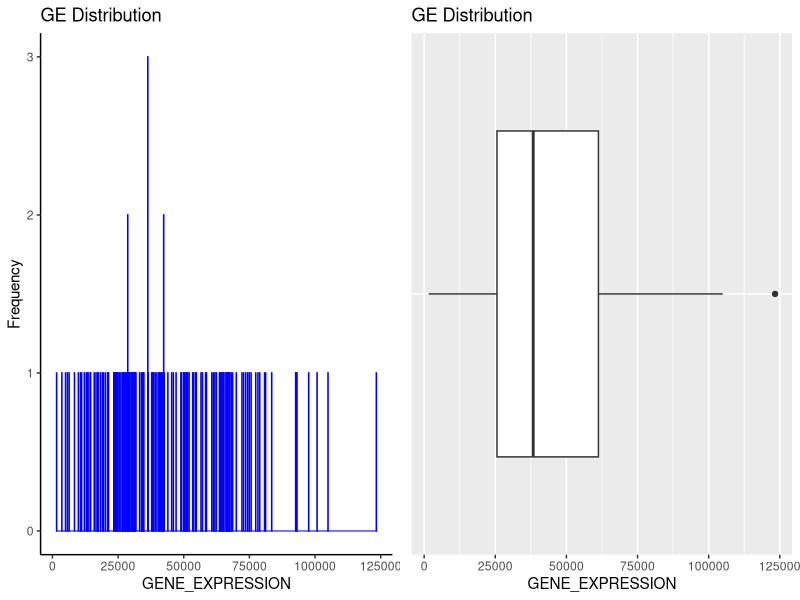
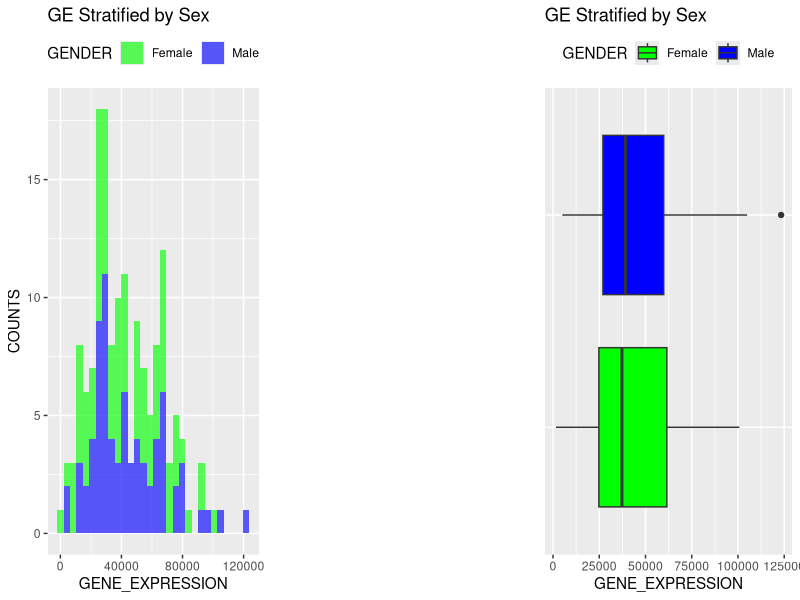
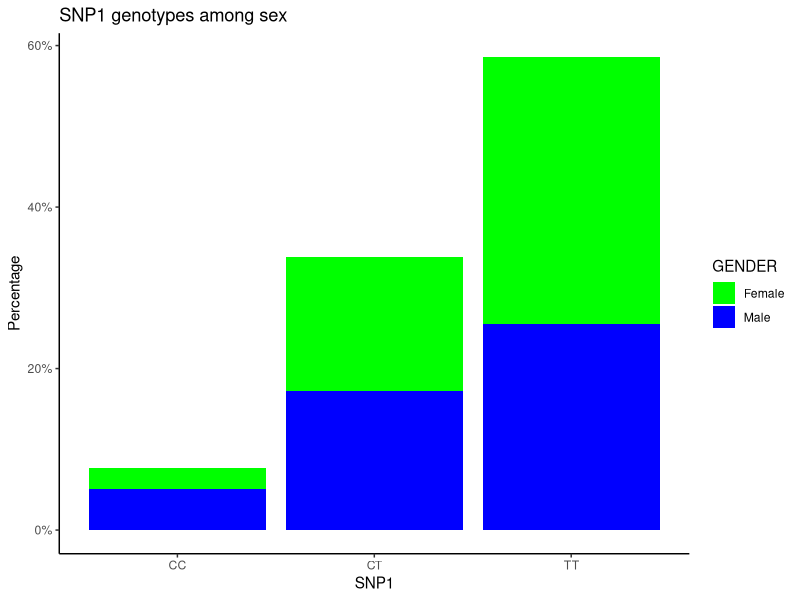
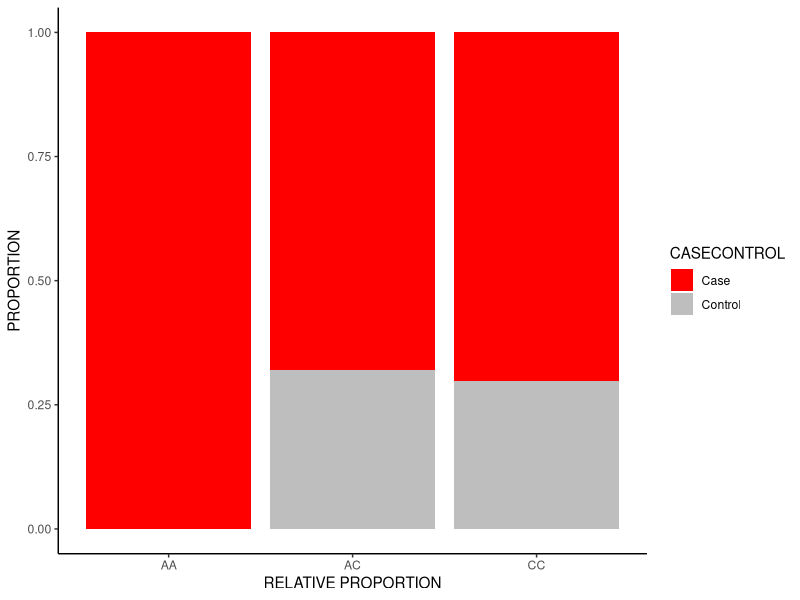
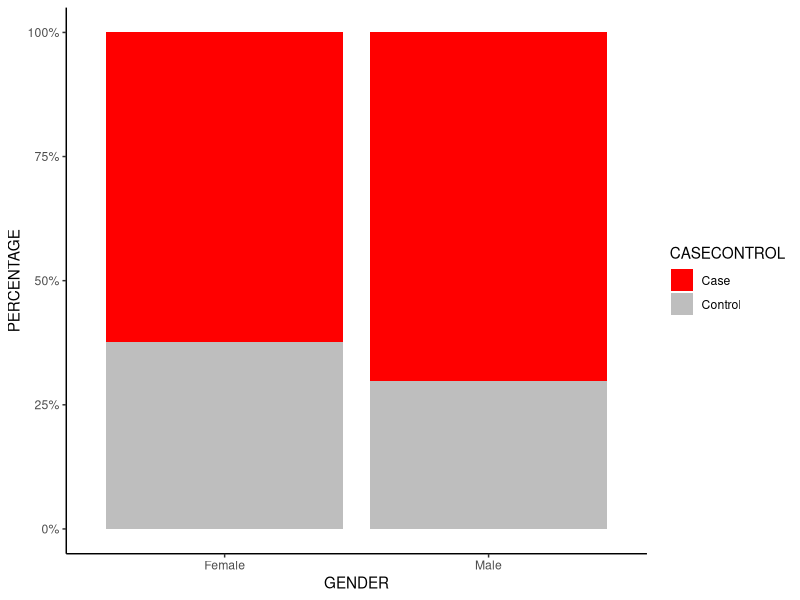
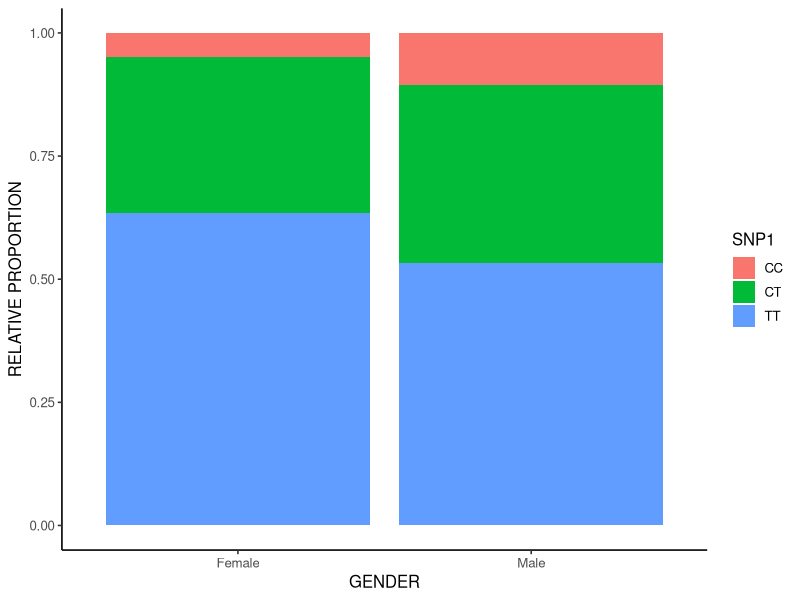
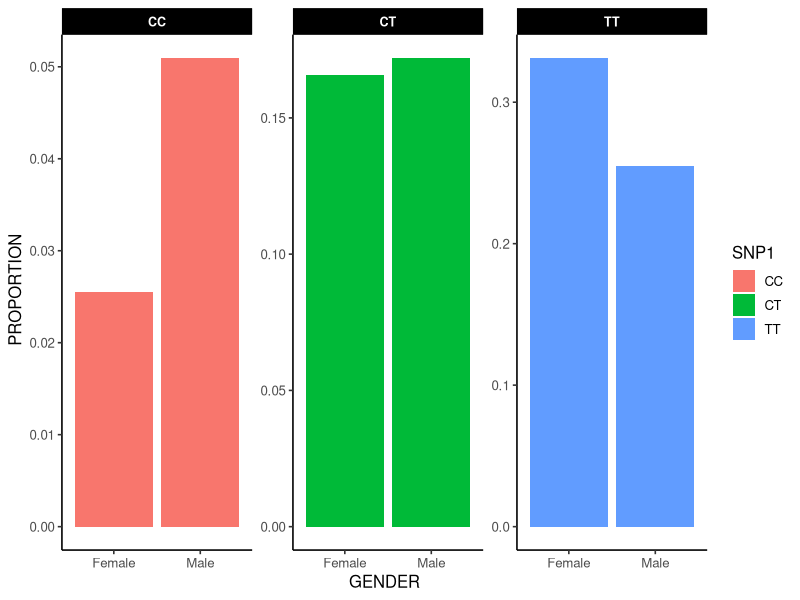
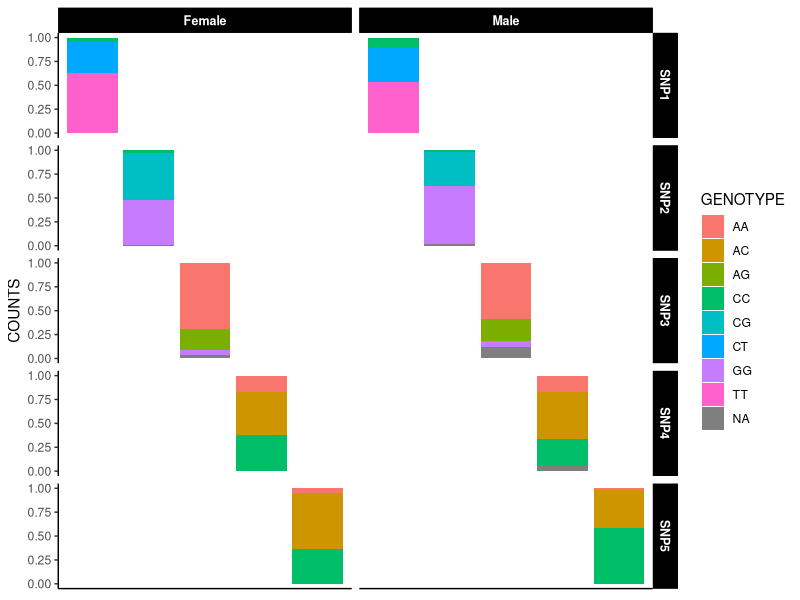

Write the R code that produced these figures, in order.
## ---- chunk 1
knitr::opts_chunk$set(echo = TRUE, message = FALSE) #message=FALSE me quita los mensajes no deseados
## ---- chunk 2
library(knitr)
library(kableExtra)
library(ggpubr) #Para la función ggarrange
library(dplyr) #Para %>%
library(gridExtra) #Para superponer los histogramas
library(ggplot2)
library(tidyr) #Para pivot_longer



## ---- chunk 3
SNPtable<-read.table("SNPdataset.txt", sep="", header = T)

SNPtable$CASECONTROL<-factor(SNPtable$CASECONTROL, levels=c("1","0"), labels = c("Case","Control"))

knitr::kable(head(SNPtable), "html") %>%
  kable_classic()
## ---- chunk 4
library(ggplot2)


hist<-ggplot(data = SNPtable, aes(x = GENE_EXPRESSION)) +
  geom_histogram(binwidth = 40, color = "blue", alpha = 0.6) +
  ggtitle("GE Distribution") +
  xlab("GENE_EXPRESSION") + 
  ylab("Frequency") +
  theme_classic() 


boxplot<-ggplot(data = SNPtable, aes(x = factor(0), y = GENE_EXPRESSION)) +
  geom_boxplot() +
  ggtitle("GE Distribution") +
  xlab("Gene Expression") +
  coord_flip() + 
  theme(legend.position = "none") +
  theme(axis.title.y=element_blank(),## removes title in the y-axis
        axis.text.y=element_blank(), ###removes text ===> 0 in the y-axis
        axis.ticks.y=element_blank())  ## removes the tick (line) 
  

ggarrange(ncol=2,nrow=1, hist, boxplot)
 


## ---- chunk 5

#Tenemos que superoponer los histogramas porque en his no me deja especificar una "x" y otra "y". Solo me deja que introduzca una "x"

cols<-c("Male"="blue", "Female"= "green")

hst<-ggplot(SNPtable, aes(x=GENE_EXPRESSION, fill=GENDER)) +
  geom_histogram(SNPtable=subset(SNPtable, SNPtable$GENDER=="Male"), alpha = 0.4) + 
  geom_histogram(SNPtable=subset(SNPtable, SNPtable$GENDER=="Female"), alpha = 0.4) +
  ggtitle("GE Stratified by Sex") +
  ylab("COUNTS") +
  xlab("GENE_EXPRESSION") +
  scale_fill_manual(
    values = cols) + 
  theme(legend.position = "top") 
  



cols<-c("Male"="blue", "Female"= "green")
  
bpl<-ggplot(data = SNPtable, aes(x = GENDER, y = GENE_EXPRESSION, fill = GENDER)) +
  ggtitle("GE Stratified by Sex") +
  geom_boxplot() +
  coord_flip() +
  scale_fill_manual(
    values = cols) +
  theme(legend.position = "top") + 
  theme(axis.title.y=element_blank(),## removes title in the y-axis
        axis.text.y=element_blank(), ###removes text ===> 0 in the y-axis
        axis.ticks.y=element_blank())  ## removes the tick (line)
  

ggarrange(ncol=3, nrow = 1, hst,"", bpl)



## ---- chunk 6
#prop.table(table(SNPtable$SNP1, SNPtable$GENDER)) #Es lo mismo que lo de abajo pero al hacer kabble me gener un output "tibble" que no puedo eliminr

gen_SNP1<- SNPtable %>%
  group_by(SNP1, GENDER) %>% 
  summarise(
    COUNTS = n(),
    PROPORTION=(COUNTS/157),
    PERCENTAGE=(COUNTS/157)*100)

knitr::kable(gen_SNP1, "html") %>%
  kable_classic() %>% kable_styling(full_width = TRUE)

## ---- chunk 7

ggplot(gen_SNP1, aes(x = SNP1, y = PROPORTION, fill = GENDER)) + #aes se utiliza para definir las estéticas del gráfico, en este caso --> "x" para que ponga los "SNP1" en el eje x, "y" para que represente la variable "PROPORTION" en el eje y, y fill para que represente la variable "GENDER" para colorear las barras.
  geom_bar(stat = "identity") + #se establece para que los valores en y sean tratados como valores absolutos, lo que produce un gráfico de barras apiladas. #Los valores en esa columna se consideran directamente como las alturas de las barras en el gráfico, haciendo que se pueda formar el gráfico apilado (suma de los porcentajes para cada polimorfismo) #Si quito esto no sale nada en el gráfico 
  labs(title = "SNP1 genotypes among sex", 
       x = "SNP1",
       y = "Percentage") + #Para poner todas las etiquetas directamente e vez de xlab, ylab...
  scale_fill_manual(values = c("Male" = "blue", "Female" = "green")) +
  theme_classic() + 
  scale_y_continuous(labels = scales::percent_format())


## ---- chunk 8
gen_SNP5<- SNPtable %>%
  group_by(SNP5, CASECONTROL) %>% 
  summarise(
    COUNTS = n(),
    PROPORTION =(COUNTS/157))

knitr::kable(gen_SNP5, "html") %>% 
  kable_classic() %>% kable_styling(full_width = TRUE)
## ---- chunk 9
#Individuals with different genotypes for SNP5 within cases and controls. Define the scale as unit (all the proportions should sum up to 1).

ggplot(gen_SNP5, aes(x=SNP5, y=PROPORTION, fill=CASECONTROL)) +
geom_bar(stat = "identity", position = "fill") + 
  scale_fill_manual(values = c("Case"="Red", "Control"="grey")) +
  theme_classic() +
  xlab("RELATIVE PROPORTION")

## ---- chunk 10
older<- SNPtable %>%
  filter(AGE>35) %>%
  group_by(GENDER, CASECONTROL) %>% 
  summarise(
    COUNT = n(),
    PROPORTION=(COUNT/118))

knitr::kable(older, "html") %>% 
  kable_classic() %>% kable_styling(full_width = TRUE)

## ---- chunk 11

ggplot(older, aes(x=GENDER, y=PROPORTION, fill=CASECONTROL)) +
geom_bar(stat = "identity", position = "fill") + 
  scale_fill_manual(values = c("Case"="Red", "Control"="grey")) +
  theme_classic() +
  ylab("PERCENTAGE") +
  xlab("GENDER") +
  scale_y_continuous(labels = scales::percent_format())


## ---- chunk 12
SNP_1_GENDER<-SNPtable %>%
  group_by(SNP1, GENDER) %>%
  summarise(
    COUNTS = n(),
    PROPORTION = COUNTS/157)

knitr::kable(SNP_1_GENDER, "html") %>% 
  kable_classic() %>% kable_styling(full_width = TRUE)

## ---- chunk 13
ggplot(SNP_1_GENDER, aes(x=GENDER, y=PROPORTION, fill=SNP1)) + 
  geom_bar(stat="identity", position="fill") + 
  theme_classic2() + ylab("RELATIVE PROPORTION") +
  theme(legend.position = "right") 
## ---- chunk 14

#Use facet wrap to show the frequency of each genotype of SNP1 for women and for men and color the bars according to the genotype (hint: you will work with geom_bar to display frequency).

ggplot(SNP_1_GENDER, aes(x=GENDER, y=PROPORTION, fill=SNP1)) + 
  geom_bar(stat="identity") + 
  theme_classic2() + ylab(" PROPORTION") +
  theme(legend.position = "right") +
  facet_wrap(SNP1~., scales="free") + #El punto es solo para que me los separe por genotipos de SNP1 #Probar qué pasa si pongo GENDER
  theme(strip.text = element_text(face="bold", size=9, colour = "white")) +
  theme(strip.background = element_rect(fill="black", colour="black",size=1))


## ---- chunk 15

#La función que está justo debajo junta todos los SNP en una sola columna llamada SNP añade una sola columna GENOTYPE con todos los diferentes genotipos


snps_long<- SNPtable %>% #SNPtable son los datos de los que se desea transformar la estructura.
  pivot_longer( #Sirve para pasar de un formato "ancho" a uno "largo"
  cols=2:6, #Esto especifica las columnas del conjunto de datos SNPtable que se van a transformar de formato ancho a largo. #Estas columnas contendrán datos de genotipos.
  names_to="SNP", #Esto establece que el nombre de las columnas seleccionadas irán a una nueva columna llamada SNP
  values_to="GENOTYPE") #Esto establece que los valores asociados en las columnas 2:6 se almacenen en una nueva columna llamada GENOTYYPE

snps_long_prop<-snps_long %>%
  group_by(GENDER,SNP, GENOTYPE) %>%
  summarise(
  COUNT=n()) %>% #Si pongo una "," para separar en vez de "%>%" no aplica la fórmula
  mutate(PROPORTION=COUNT/sum(COUNT))

#knitr::kable(snps_long_prop, "html") %>% 
  #kable_classic() %>% kable_styling(full_width = TRUE)


## ---- chunk 16

#Boxes will be divided by SNPs (vertical) and by sex (horizontal). Color the bars according to the genotype.
#NOTE: You will work with the data.frame snps_long to create the plot.

ggplot(snps_long_prop, aes(x=SNP, y=PROPORTION, fill=GENOTYPE)) +
  geom_bar(stat = "identity", position = "fill") +
  facet_grid(SNP~GENDER, scales="free") + 
  xlab("SNPs") +
  ylab("COUNTS") +
  theme_classic() + theme(strip.text = element_text(face="bold", size=9, colour = "white")) +
  theme(strip.background = element_rect(fill="black", colour="black",size=1)) +
  theme(axis.title.x=element_blank(),## removes title in the y-axis
        axis.text.x=element_blank(), ###removes text ===> 0 in the y-axis
        axis.ticks.x=element_blank())
  
